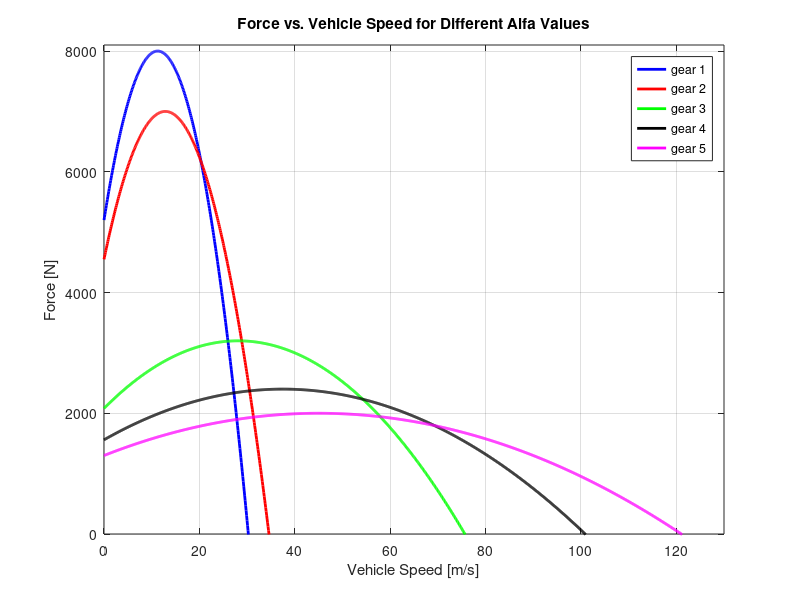
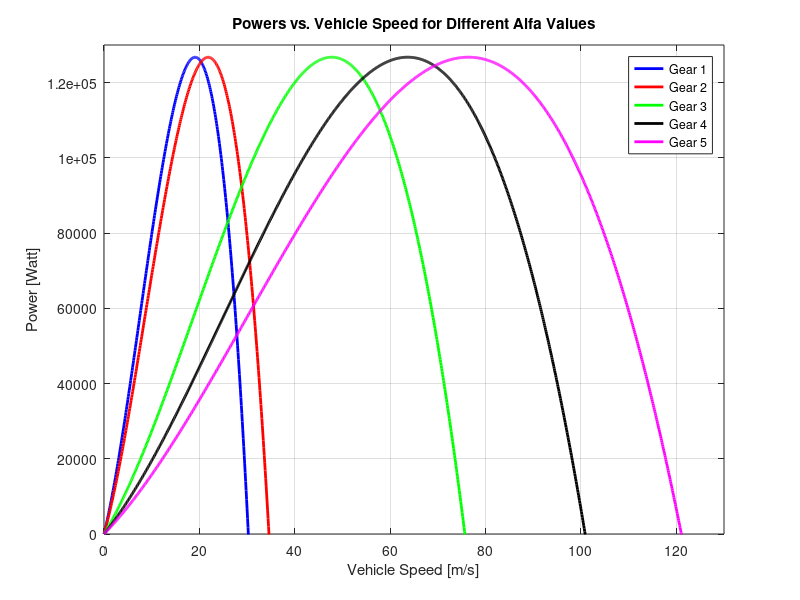
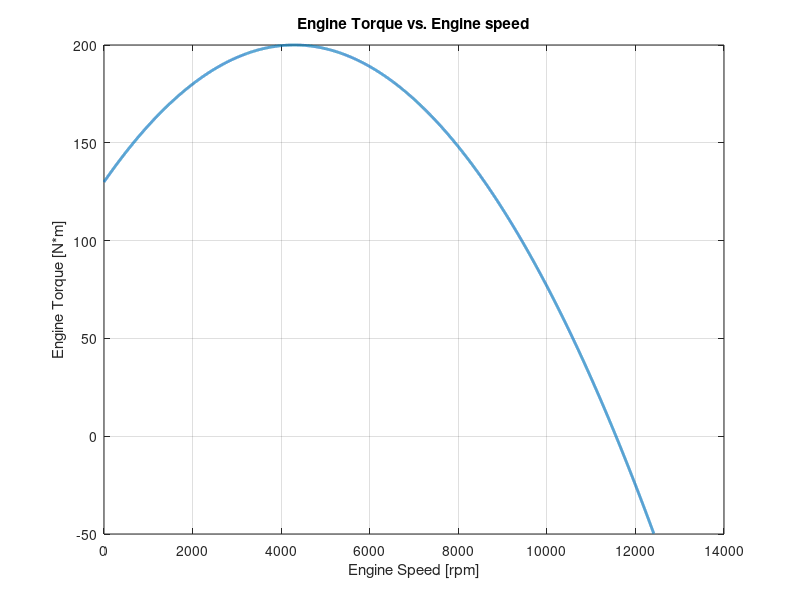
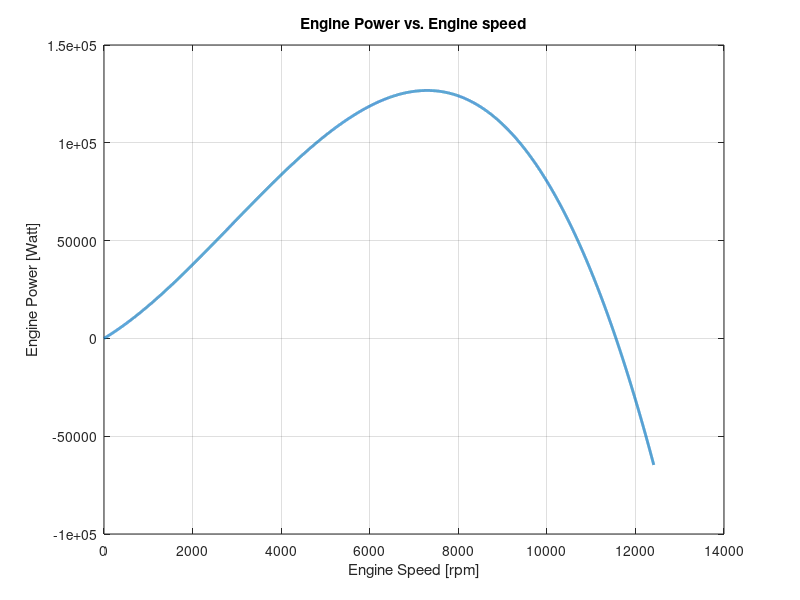

These charts were generated, in order, by the following MATLAB code:
clear all
close all
clc

%% Parametrs

m       =   1200;    % Kg
Tm      =   200;     % Nm
wm      =   450;     % rad/s
beta    =   0.35;
alfa1   =   40;      % rad/m
alfa2   =   35;      % rad/m
alfa3   =   16;      % rad/m
alfa4   =   12;      % rad/m
alfa5   =   10;      % rad/m
g       =   9.81;    % m/s^2
Cr      =   0.01;
rho     =   1.3;     % kg/m^2
Cd      =   0.36;
A       =   2.2;     % m^2   


vel=0:0.1:130;
w=0:0.1:1300;

%% Full throttle

lambda=1;

Torque = lambda*Tm*(1-beta*((w)/wm-1).^2);


Torque1 = lambda*Tm*(1-beta*((vel*alfa1)/wm-1).^2);
Torque2 = lambda*Tm*(1-beta*((vel*alfa2)/wm-1).^2);
Torque3 = lambda*Tm*(1-beta*((vel*alfa3)/wm-1).^2);
Torque4 = lambda*Tm*(1-beta*((vel*alfa4)/wm-1).^2);
Torque5 = lambda*Tm*(1-beta*((vel*alfa5)/wm-1).^2);


Force1=alfa1*Torque1;
Force2=alfa2*Torque2;
Force3=alfa3*Torque3;
Force4=alfa4*Torque4;
Force5=alfa5*Torque5;



Power1=alfa1*Torque1.*vel;
Power2=alfa2*Torque2.*vel;
Power3=alfa3*Torque3.*vel;
Power4=alfa4*Torque4.*vel;
Power5=alfa5*Torque5.*vel;



%% Plot Force

% Plotting all torques on the same graph
figure(1); % Opens a new figure window
plot(vel, Force1, 'b-', 'LineWidth', 2); hold on;
plot(vel, Force2, 'r-', 'LineWidth', 2);
plot(vel, Force3, 'g-', 'LineWidth', 2);
plot(vel, Force4, 'k-', 'LineWidth', 2);
plot(vel, Force5, 'm-', 'LineWidth', 2);
xlabel('Vehicle Speed [m/s]');
ylabel('Force [N]');
title('Force vs. Vehicle Speed for Different Alfa Values');
legend({'gear 1', 'gear 2', 'gear 3', 'gear 4', 'gear 5'}, 'Location', 'northeast');
grid on; % Adds a grid to the plot for better readability

% Set axis limits
xlim([0 130]); % Set x-axis limits from 0 to 100
ylim([0 8100]); % Set y-axis limits from 0 to 250, adjust as necessary based on expected torque values

%% Plot Power

% Plotting all torques on the same graph
figure(2); % Opens a new figure window
plot(vel, Power1, 'b-', 'LineWidth', 2); hold on;
plot(vel, Power2, 'r-', 'LineWidth', 2);
plot(vel, Power3, 'g-', 'LineWidth', 2);
plot(vel, Power4, 'k-', 'LineWidth', 2);
plot(vel, Power5, 'm-', 'LineWidth', 2);
xlabel('Vehicle Speed [m/s]');
ylabel('Power [Watt]');
title('Powers vs. Vehicle Speed for Different Alfa Values');
legend({'Gear 1', 'Gear 2', 'Gear 3', 'Gear 4', 'Gear 5'}, 'Location', 'northeast');
grid on; % Adds a grid to the plot for better readability

% Set axis limits
xlim([0 130]); % Set x-axis limits from 0 to 100
ylim([0 130000]); % Set y-axis limits from 0 to 250, adjust as necessary based on expected torque values

%% Engine Torque

figure(3)

plot(w*60/(2*pi), Torque, 'LineWidth', 2); hold on;
xlabel('Engine Speed [rpm]');
ylabel('Engine Torque [N*m]');
title('Engine Torque vs. Engine speed');
grid on; % Adds a grid to the plot for better readability


%% Engine Power

figure(4)

plot(w*60/(2*pi), Torque.*w, 'LineWidth', 2); hold on;
xlabel('Engine Speed [rpm]');
ylabel('Engine Power [Watt]');
title('Engine Power vs. Engine speed');
grid on; % Adds a grid to the plot for better readability

%% Power plot with gear changes for delta=1

figure(5); % Opens a new figure window
hold on;

% Plot all powers with their original colors
plot(vel, Power1, 'b-', 'LineWidth', 2);
plot(vel, Power2, 'r-', 'LineWidth', 2);
plot(vel, Power3, 'g-', 'LineWidth', 2);
plot(vel, Power4, 'k-', 'LineWidth', 2);
plot(vel, Power5, 'm-', 'LineWidth', 2);

% Plot segments in orange
% Power1 up to 20.4
idx1 = find(vel <= 20.4);
plot(vel(idx1), Power1(idx1), 'Color', [1 0.5 0], 'LineWidth', 2); % Orange

% Power2 from 20.4 to 28.9
idx2 = find(vel >= 20.4 & vel <= 28.9);
plot(vel(idx2), Power2(idx2), 'Color', [1 0.5 0], 'LineWidth', 2); % Orange

% Power3 from 28.9 to 54.4
idx3 = find(vel >= 28.9 & vel <= 54.4);
plot(vel(idx3), Power3(idx3), 'Color', [1 0.5 0], 'LineWidth', 2); % Orange

% Power4 from 54.4 to 69.4
idx4 = find(vel >= 54.4 & vel <= 69.4);
plot(vel(idx4), Power4(idx4), 'Color', [1 0.5 0], 'LineWidth', 2); % Orange

% Markers at specific points
plot(20.4, interp1(vel, Power1, 20.4), 'bo', 'MarkerSize', 10, 'MarkerFaceColor', 'b');
plot(28.9, interp1(vel, Power2, 28.9), 'bo', 'MarkerSize', 10, 'MarkerFaceColor', 'b');
plot(54.4, interp1(vel, Power3, 54.4), 'bo', 'MarkerSize', 10, 'MarkerFaceColor', 'b');
plot(69.4, interp1(vel, Power4, 69.4), 'bo', 'MarkerSize', 10, 'MarkerFaceColor', 'b');

xlabel('Vehicle Speed [m/s]');
ylabel('Power [Watt]');
title('Powers vs. Vehicle Speed for Different Alfa Values');
legend({'Gear 1', 'Gear 2', 'Gear 3', 'Gear 4', 'Gear 5'}, 'Location', 'northeast');
grid on; % Adds a grid to the plot for better readability

% Set axis limits
xlim([0 130]); % Set x-axis limits from 0 to 130
ylim([0 130000]); % Set y-axis limits from 0 to 130000
%% Plot from simulink

% % Data for the first plot (open loop response)
% time1 = out.open_loop.time;
% signals1 = out.open_loop.signals.values;
% 
% % Data for the second plot (step response)
% time2 = out.step.time;
% signals2 = out.step.signals.values;
% 
% % Create a figure window
% figure;
% hold on
% 
% % First subplot: Open loop response
% subplot(2, 1, 1); % This specifies a 2-row, 1-column grid of subplots, and activates the first subplot
% plot(time1, signals1, 'LineWidth', 1.5);
% yline(1.46, '--', 'LineWidth', 1.5); % Adding a dotted line at 1.46 m/s
% yline(27.45, '--', 'LineWidth', 1.5); % Adding a dotted line at 27.45 m/s
% text(max(time1), 1.46, '1.46 m/s', 'VerticalAlignment', 'baseline', 'HorizontalAlignment', 'left');
% text(max(time1), 27.45, '27.45 m/s', 'VerticalAlignment', 'top', 'HorizontalAlignment', 'left');
% title('Open loop response');
% xlabel('Time [s]');
% ylabel('Car velocity [m/s]');
% grid on
% 
% % Second subplot: Step response
% subplot(2, 1, 2); % Activates the second subplot
% plot(time2, signals2, 'LineWidth', 1.5);
% xlabel('Time [s]');
% ylabel('Throttle aperture');
% grid on
% 
% hold off

%%
% % Data for the first plot (open loop response)
% time1 = out.closed_loop.time;
% signals1 = out.closed_loop.signals.values;
% 
% % Data for the second plot (step response)
% time2 = out.input.time;
% signals2 = out.input.signals.values;
% 
% % Create a figure window
% figure;
% hold on
% 
% % First subplot: Open loop response
% subplot(2, 1, 1); % This specifies a 2-row, 1-column grid of subplots, and activates the first subplot
% plot(time1, signals1, 'LineWidth', 1.5);
% title('Closed loop response');
% xlabel('Time [s]');
% ylabel('Car velocity [m/s]');
% legend('Car Velocity','Velocity reference', 'Location', 'best');
% grid on
% 
% % Second subplot: Step response
% subplot(2, 1, 2); % Activates the second subplot
% plot(time2, signals2, 'LineWidth', 1.5);
% xlabel('Time [s]');
% ylabel('Throttle aperture');
% grid on
% 
% hold off

%%

% % Create a figure window
% figure;
% hold on
% 
% % First subplot: Open loop response
% subplot(2, 1, 1); % This specifies a 2-row, 1-column grid of subplots, and activates the first subplot
% plot(time, resp, 'LineWidth', 1.5);
% title('Closed loop response');
% xlabel('Time [s]');
% ylabel('Car velocity [km/h]');
% legend('Car Velocity','Velocity reference', 'Location', 'best');
% grid on
% 
% % Second subplot: Step response
% subplot(2, 1, 2); % Activates the second subplot
% plot(time, input, 'LineWidth', 1.5);
% xlabel('Time [s]');
% ylabel('Throttle aperture');
% grid on
% 
% hold off
% 
% figure;
% hold on
% 
% % First subplot: Open loop response
% subplot(2, 1, 1); % This specifies a 2-row, 1-column grid of subplots, and activates the first subplot
% plot(time, gears, 'LineWidth', 1.5);
% title('Automatic shift dynamic');
% xlabel('Time [s]');
% ylabel('Gear');
% grid on
% 
% % Second subplot: Step response
% subplot(2, 1, 2); % Activates the second subplot
% plot(time, rpm, 'LineWidth', 1.5);
% title('Engine velocity');
% xlabel('Time [s]');
% ylabel('Round per minute');
% grid on
% 
% hold off

